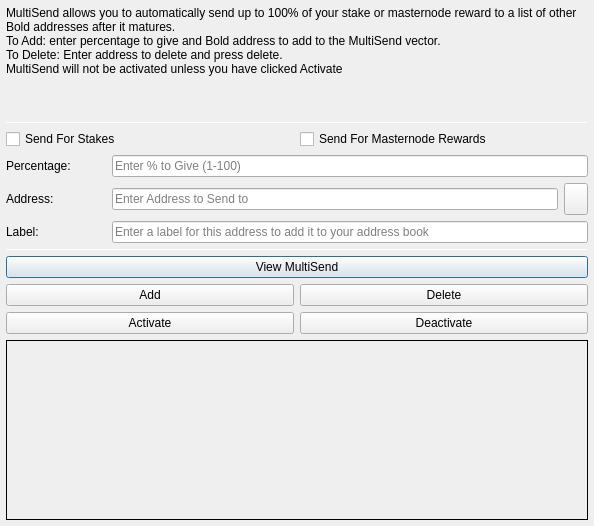
<?xml version="1.0" encoding="UTF-8"?>
<ui version="4.0">
 <class>MultiSendDialog</class>
 <widget class="QDialog" name="MultiSendDialog">
  <property name="windowModality">
   <enum>Qt::NonModal</enum>
  </property>
  <property name="geometry">
   <rect>
    <x>0</x>
    <y>0</y>
    <width>594</width>
    <height>526</height>
   </rect>
  </property>
  <property name="windowTitle">
   <string>MultiSend</string>
  </property>
  <layout class="QVBoxLayout" name="verticalLayout" stretch="0">
   <property name="leftMargin">
    <number>6</number>
   </property>
   <property name="topMargin">
    <number>6</number>
   </property>
   <property name="rightMargin">
    <number>6</number>
   </property>
   <property name="bottomMargin">
    <number>6</number>
   </property>
   <item>
    <layout class="QVBoxLayout" name="verticalLayout_Main" stretch="1,1,1,0,1,1,1">
     <item>
      <widget class="QLabel" name="label_2">
       <property name="lineWidth">
        <number>1</number>
       </property>
       <property name="text">
        <string>MultiSend allows you to automatically send up to 100% of your stake or masternode reward to a list of other Bold addresses after it matures.
To Add: enter percentage to give and Bold address to add to the MultiSend vector.
To Delete: Enter address to delete and press delete.
MultiSend will not be activated unless you have clicked Activate</string>
       </property>
       <property name="alignment">
        <set>Qt::AlignLeading|Qt::AlignLeft|Qt::AlignTop</set>
       </property>
       <property name="wordWrap">
        <bool>true</bool>
       </property>
      </widget>
     </item>
     <item>
      <widget class="Line" name="line">
       <property name="minimumSize">
        <size>
         <width>0</width>
         <height>1</height>
        </size>
       </property>
       <property name="maximumSize">
        <size>
         <width>16777215</width>
         <height>1</height>
        </size>
       </property>
       <property name="orientation">
        <enum>Qt::Horizontal</enum>
       </property>
      </widget>
     </item>
     <item>
      <layout class="QVBoxLayout" name="verticalLayout_Settings">
       <item>
        <layout class="QHBoxLayout" name="horizontalLayout">
         <item>
          <widget class="QCheckBox" name="multiSendStakeCheckBox">
           <property name="text">
            <string>Send For Stakes</string>
           </property>
          </widget>
         </item>
         <item>
          <widget class="QCheckBox" name="multiSendMasternodeCheckBox">
           <property name="text">
            <string>Send For Masternode Rewards</string>
           </property>
          </widget>
         </item>
        </layout>
       </item>
       <item>
        <layout class="QHBoxLayout" name="horizontalLayout_6">
         <item>
          <widget class="QLabel" name="label">
           <property name="minimumSize">
            <size>
             <width>100</width>
             <height>0</height>
            </size>
           </property>
           <property name="toolTip">
            <string>Percentage of stake to send</string>
           </property>
           <property name="text">
            <string>Percentage:</string>
           </property>
          </widget>
         </item>
         <item>
          <widget class="QLineEdit" name="multiSendPercentEdit">
           <property name="toolTip">
            <string>Enter whole numbers 1 - 100</string>
           </property>
           <property name="placeholderText">
            <string>Enter % to Give (1-100)</string>
           </property>
          </widget>
         </item>
        </layout>
       </item>
       <item>
        <layout class="QHBoxLayout" name="horizontalLayout_7">
         <item>
          <widget class="QLabel" name="label_5">
           <property name="minimumSize">
            <size>
             <width>100</width>
             <height>0</height>
            </size>
           </property>
           <property name="toolTip">
            <string>Address to send portion of stake to</string>
           </property>
           <property name="text">
            <string>Address:</string>
           </property>
          </widget>
         </item>
         <item>
          <widget class="QLineEdit" name="multiSendAddressEdit">
           <property name="toolTip">
            <string/>
           </property>
           <property name="placeholderText">
            <string>Enter Address to Send to</string>
           </property>
          </widget>
         </item>
         <item>
          <widget class="QToolButton" name="addressBookButton">
           <property name="maximumSize">
            <size>
             <width>16777215</width>
             <height>32</height>
            </size>
           </property>
           <property name="toolTip">
            <string>Choose an address from the address book</string>
           </property>
           <property name="text">
            <string/>
           </property>
           <property name="icon">
            <iconset resource="../bold.qrc">
             <normaloff>:/icons/address-book</normaloff>:/icons/address-book</iconset>
           </property>
           <property name="shortcut">
            <string>Alt+A</string>
           </property>
          </widget>
         </item>
        </layout>
       </item>
      </layout>
     </item>
     <item>
      <layout class="QHBoxLayout" name="horizontalLayout_3">
       <item>
        <widget class="QLabel" name="label_3">
         <property name="minimumSize">
          <size>
           <width>100</width>
           <height>0</height>
          </size>
         </property>
         <property name="text">
          <string>Label:</string>
         </property>
        </widget>
       </item>
       <item>
        <widget class="QLineEdit" name="labelAddressLabelEdit">
         <property name="placeholderText">
          <string>Enter a label for this address to add it to your address book</string>
         </property>
        </widget>
       </item>
      </layout>
     </item>
     <item>
      <widget class="Line" name="line_2">
       <property name="minimumSize">
        <size>
         <width>0</width>
         <height>1</height>
        </size>
       </property>
       <property name="maximumSize">
        <size>
         <width>16777215</width>
         <height>1</height>
        </size>
       </property>
       <property name="orientation">
        <enum>Qt::Horizontal</enum>
       </property>
      </widget>
     </item>
     <item>
      <layout class="QVBoxLayout" name="verticalLayout_Buttons">
       <item>
        <layout class="QHBoxLayout" name="horizontalLayout_4">
         <item>
          <widget class="QPushButton" name="viewButton">
           <property name="toolTip">
            <string/>
           </property>
           <property name="statusTip">
            <string>View MultiSend Vector</string>
           </property>
           <property name="text">
            <string>View MultiSend</string>
           </property>
          </widget>
         </item>
        </layout>
       </item>
       <item>
        <layout class="QHBoxLayout" name="horizontalLayout_2">
         <item>
          <widget class="QPushButton" name="addButton">
           <property name="toolTip">
            <string/>
           </property>
           <property name="statusTip">
            <string>Add to MultiSend Vector</string>
           </property>
           <property name="text">
            <string>Add</string>
           </property>
          </widget>
         </item>
         <item>
          <widget class="QPushButton" name="deleteButton">
           <property name="toolTip">
            <string/>
           </property>
           <property name="statusTip">
            <string>Delete Address From MultiSend Vector</string>
           </property>
           <property name="text">
            <string>Delete</string>
           </property>
          </widget>
         </item>
        </layout>
       </item>
       <item>
        <layout class="QHBoxLayout" name="horizontalLayout_5">
         <item>
          <widget class="QPushButton" name="activateButton">
           <property name="statusTip">
            <string>Activate MultiSend</string>
           </property>
           <property name="text">
            <string>Activate</string>
           </property>
          </widget>
         </item>
         <item>
          <widget class="QPushButton" name="disableButton">
           <property name="statusTip">
            <string>Deactivate MultiSend</string>
           </property>
           <property name="text">
            <string>Deactivate</string>
           </property>
          </widget>
         </item>
        </layout>
       </item>
      </layout>
     </item>
     <item>
      <widget class="QLabel" name="message">
       <property name="minimumSize">
        <size>
         <width>0</width>
         <height>180</height>
        </size>
       </property>
       <property name="frameShape">
        <enum>QFrame::Panel</enum>
       </property>
       <property name="frameShadow">
        <enum>QFrame::Plain</enum>
       </property>
       <property name="lineWidth">
        <number>1</number>
       </property>
       <property name="midLineWidth">
        <number>1</number>
       </property>
       <property name="text">
        <string/>
       </property>
       <property name="alignment">
        <set>Qt::AlignLeading|Qt::AlignLeft|Qt::AlignTop</set>
       </property>
       <property name="wordWrap">
        <bool>true</bool>
       </property>
      </widget>
     </item>
    </layout>
   </item>
  </layout>
 </widget>
 <resources>
  <include location="../bold.qrc"/>
 </resources>
 <connections/>
</ui>
